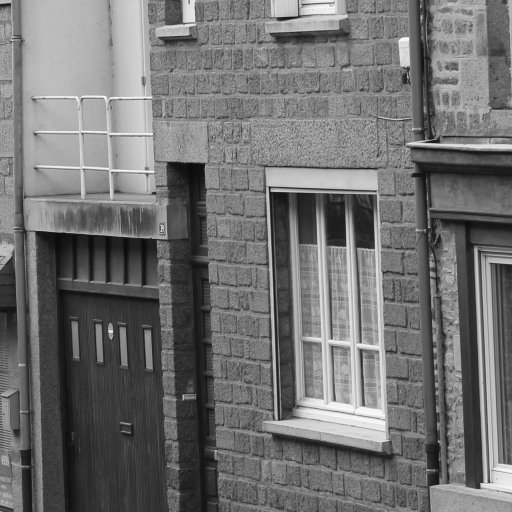
#> input picture notebooks/houses-512.png, 512 x 512 px, found by its file name
$ python gapfill_wt_test.py
#> lines starting #> are read from the running program, lines starting #| are printed output that depends on the picture; after the words box and inside, x2 and y2 are one past the last pixel; in counts of white or black regions, pixels touching at a corner belong together
### gridtools/wavelet97lift2d_nan.py
# from http://www.olhovsky.com/content/wavelet/2dwavelet97lift.py


'''
2D CDF 9/7 Wavelet Forward and Inverse Transform (lifting implementation)

This code is provided "as is" and is given for educational purposes.
2008 - Kris Olhovsky - code.inquiries@olhovsky.com
'''

from PIL import Image  # Part of the standard Python Library

# 9/7 Coefficients:
WT97_A1 = -1.586134342
WT97_A2 = -0.05298011854
WT97_A3 = 0.8829110762
WT97_A4 = 0.4435068522

# Scale coeff:
WT97_K1 = 0.81289306611596146  # 1/1.230174104914
WT97_K2 = 0.61508705245700002  # 1.230174104914/2


def fwt97_2d(m, nlevels=1):
    """
    Perform the CDF 9/7 transform on a 2D matrix signal m.
    nlevel is the desired number of times to recursively transform the
    signal.
    """

    w = m.shape[-1]
    h = m.shape[-2]
    for i in range(nlevels):
        m = fwt97(m, w, h)  # cols
        m = fwt97(m, w, h)  # rows
        w //= 2
        h //= 2

    return m


def iwt97_2d(m, nlevels=1):
    """
    Inverse CDF 9/7 transform on a 2D matrix signal m.
    nlevels must be the same as the nlevels used to perform the fwt.
    """

    w = m.shape[-1]
    h = m.shape[-2]

    # Find starting size of m:
    for i in range(nlevels - 1):
        h //= 2
        w //= 2

    for i in range(nlevels):
        m = iwt97(m, w, h)  # rows
        m = iwt97(m, w, h)  # cols
        h *= 2
        w *= 2

    return m


def fwt97(s, width, height):
    """
    Forward Cohen-Daubechies-Feauveau 9 tap / 7 tap wavelet transform
    performed on all columns of the 2D n*n matrix signal s via lifting.
    The returned result is s, the modified input matrix.
    The highpass and lowpass results are stored on the left half and right
    half of s respectively, after the matrix is transposed.
    """

    for col in range(width):  # Do the 1D transform on all cols:
        ''' Core 1D lifting process in this loop. '''
        ''' Lifting is done on the cols. '''

        # Predict 1. y1
        for row in range(1, height - 1, 2):
            v1 = s[row - 1, col]
            v2 = s[row + 1, col]
            vsum = v1 + v2
            if np.isnan(vsum):
                if np.isnan(v1) and np.isnan(v2):
                    vsum = 0
                elif np.isnan(v1):
                    vsum = 2 * v2
                else:
                    vsum = 2 * v1
            s[row, col] += WT97_A1 * vsum
        vsum = 2 * s[height - 2, col]
        if np.isnan(vsum):
            vsum = 0
        s[height - 1, col] += WT97_A1 * vsum  # Symmetric extension

        # Update 1. y0
        for row in range(2, height, 2):
            v1 = s[row - 1, col]
            v2 = s[row + 1, col]
            vsum = v1 + v2
            if np.isnan(vsum):
                if np.isnan(v1) and np.isnan(v2):
                    vsum = 0
                elif np.isnan(v1):
                    vsum = 2 * v2
                else:
                    vsum = 2 * v1
            s[row, col] += WT97_A2 * vsum
        vsum = 2 * s[1, col]
        if np.isnan(vsum):
            vsum = 0
        s[0, col] += WT97_A2 * vsum  # Symmetric extension

        # Predict 2.
        for row in range(1, height - 1, 2):
            v1 = s[row - 1, col]
            v2 = s[row + 1, col]
            vsum = v1 + v2
            if np.isnan(vsum):
                if np.isnan(v1) and np.isnan(v2):
                    vsum = 0
                elif np.isnan(v1):
                    vsum = 2 * v2
                else:
                    vsum = 2 * v1
            s[row, col] += WT97_A3 * vsum
        vsum = 2 * s[height - 2, col]
        if np.isnan(vsum):
            vsum = 0
        s[height - 1, col] += WT97_A3 * vsum

        # Update 2.
        for row in range(2, height, 2):
            v1 = s[row - 1, col]
            v2 = s[row + 1, col]
            vsum = v1 + v2
            if np.isnan(vsum):
                if np.isnan(v1) and np.isnan(v2):
                    vsum = 0
                elif np.isnan(v1):
                    vsum = 2 * v2
                else:
                    vsum = 2 * v1
            s[row, col] += WT97_A4 * vsum
        vsum = 2 * s[1, col]
        if np.isnan(vsum):
            vsum = 0
        s[0, col] += WT97_A4 * vsum

    # de-interleave
    temp_bank = np.zeros((height, width), dtype=np.float64)
    for row in range(height):
        for col in range(width):
            # WT97_K1 and k2 scale the vals
            # simultaneously transpose the matrix when deinterleaving
            if row % 2 == 0:  # even
                temp_bank[col, row // 2] = WT97_K1 * s[row, col]
            else:  # odd
                temp_bank[col, row // 2 + height // 2] = WT97_K2 * s[row, col]

    # write temp_bank to s:
    for row in range(width):
        for col in range(height):
            s[row, col] = temp_bank[row, col]

    return s


def iwt97(s, width, height):
    """
    Inverse CDF 9/7.
    """

    # 9/7 inverse coefficients:
    a1_inv = -WT97_A1
    a2_inv = -WT97_A2
    a3_inv = -WT97_A3
    a4_inv = -WT97_A4

    # Inverse scale coeffs:
    k1_inv = 1. / WT97_K1
    k2_inv = 1. / WT97_K2

    # Interleave:
    temp_bank = np.zeros((height, width), dtype=np.float64)
    for col in range(width // 2):
        for row in range(height):
            # k1 and k2 scale the vals
            # simultaneously transpose the matrix when interleaving
            temp_bank[col * 2, row] = k1_inv * s[row, col]
            temp_bank[col * 2 + 1, row] = k2_inv * s[row, col + width // 2]

    # write temp_bank to s:
    for row in range(width):
        for col in range(height):
            s[row, col] = temp_bank[row, col]

    for col in range(width):  # Do the 1D transform on all cols:
        ''' Perform the inverse 1D transform. '''

        # Inverse update 2.
        for row in range(2, height, 2):
            s[row, col] += a4_inv * (s[row - 1, col] + s[row + 1, col])
        s[0, col] += 2 * a4_inv * s[1, col]

        # Inverse predict 2.
        for row in range(1, height - 1, 2):
            s[row, col] += a3_inv * (s[row - 1, col] + s[row + 1, col])
        s[height - 1, col] += 2 * a3_inv * s[height - 2, col]

        # Inverse update 1.
        for row in range(2, height, 2):
            s[row, col] += a2_inv * (s[row - 1, col] + s[row + 1, col])
        s[0, col] += 2 * a2_inv * s[1, col]  # Symmetric extension

        # Inverse predict 1.
        for row in range(1, height - 1, 2):
            s[row, col] += a1_inv * (s[row - 1, col] + s[row + 1, col])
        s[height - 1, col] += 2 * a1_inv * s[height - 2, col]  # Symmetric extension

    return s


def array_to_image(m):
    return Image.fromarray(np.uint8(np.array(m)))


import numpy as np

# [22 lines that do not run on import are left out]

### test/gapfill_wt_test.py
import numpy as np
from PIL import Image

import gridtools.wavelet97lift2d_nan as wt


def array_to_image(m):
    return Image.fromarray(np.uint8(np.array(m)))


def _erase_circle(im, cx, cy, cr):
    for y in range(m.shape[-2]):
        for x in range(m.shape[-1]):
            dx = (x - cx)
            dy = (y - cy)
            if dx * dx + dy * dy < cr * cr:
                im[y, x] = np.nan


def _erase_rect(im, rx, ry, rw, rh):
    for y in range(m.shape[-2]):
        for x in range(m.shape[-1]):
            if rx <= x <= rx + rw and ry <= y <= ry + rh:
                im[y, x] = np.nan


if __name__ == "__main__":
    # Load image.
    im = Image.open("notebooks/houses-512.png")  # Must be a single band image! (grey)
#> im is the input picture: PIL image 512x512 P; min 10, max 251, mean 113.2

    # Create an image buffer object for fast access.
    pix = im.load()

    # Convert the 2d image to a 1d sequence:
    m = np.float64(np.array(im.getdata(band=0)).reshape((im.height, im.width)))

    _erase_circle(m, 100, 100, 30)
    _erase_rect(m, 200, 300, 200, 50)
#> after the loop in _erase_rect, `for y in range(m.shape[-2]):`:
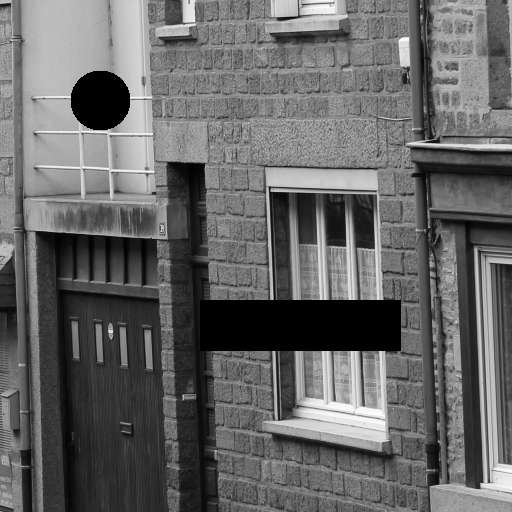
#> im: shape (512, 512) float64; 4.98% of the values are NaN or infinite; the others: min 0, max 241, mean 101.9; drawn with min black, max white, NaN and infinite black

    im = array_to_image(m)
    im.save("test1_512_holes.png")

    LEVELS = 4

    # Perform a forward CDF 9/7 transform on the image:
    m = wt.fwt97_2d(m, LEVELS)
#> after the loop in fwt97_2d, `for i in range(nlevels):`:
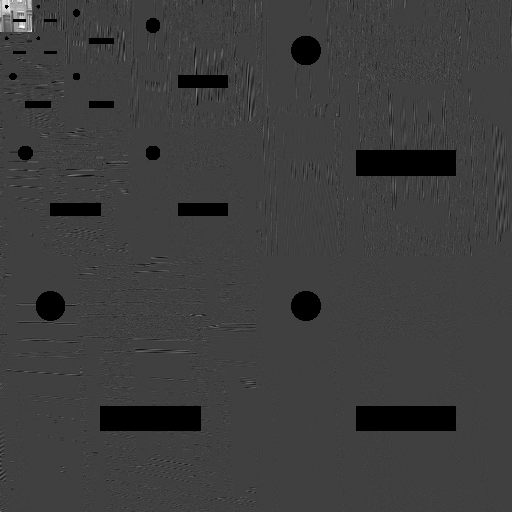
#> m: shape (512, 512) float64; 4.98% of the values are NaN or infinite; the others: min -72.28, max 214.4, mean 0.397; drawn with min black, max white, NaN and infinite black
#> after the loop in fwt97_2d, `for i in range(nlevels):`: h = 32
    print(m.min(), m.max())
#| nan nan

    # Save the transformed image.
    #im = array_to_image(255 * (m - m.min()) / (m.max() - m.min()))
    im = array_to_image(m)
#> in array_to_image (call 2), `return Image.fromarray(np.uint8(np.array(m)))`:
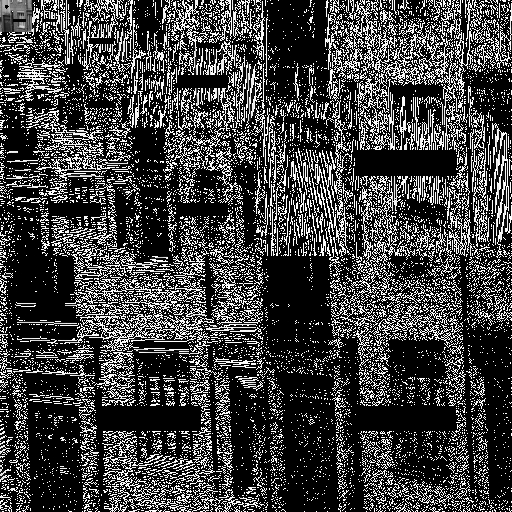
#> returned value: PIL image 512x512 L; min 0, max 255, mean 64.6
    im.save("test1_512_fwt.png")

    # Perform an inverse transform:
    m = wt.iwt97_2d(m, LEVELS)
#> the loop in iwt97_2d, `for i in range(nlevels):` made 4 passes
#> pass 1, in iwt97_2d, `m = iwt97(m, w, h)`:
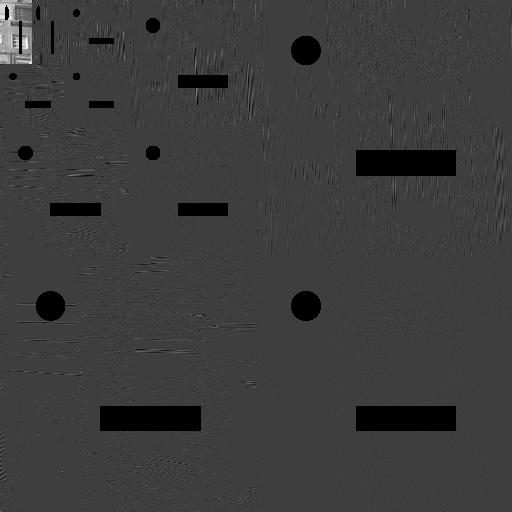
#> m: shape (512, 512) float64; 6.47% of pixels changed, all inside (x1, y1, x2, y2) = (0, 0, 456, 431); drawn with min black, max white, NaN and infinite black
#> pass 1, in iwt97_2d, `m = iwt97(m, w, h)`:
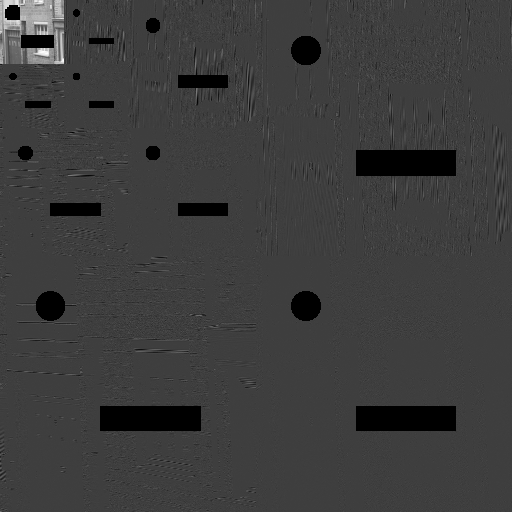
#> m: shape (512, 512) float64; 6.47% of pixels changed, all inside (x1, y1, x2, y2) = (0, 0, 456, 431); drawn with min black, max white, NaN and infinite black
#> pass 2, in iwt97_2d, `m = iwt97(m, w, h)`:
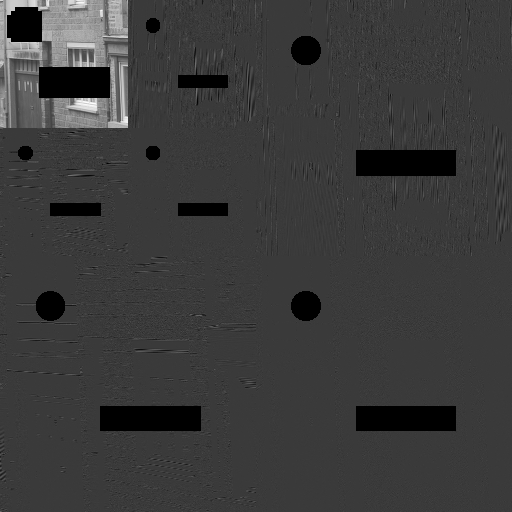
#> m: shape (512, 512) float64; 5.94% of the values are NaN or infinite; the others: min -72.28, max 242.4, mean 5.18; drawn with min black, max white, NaN and infinite black
#> after the loop in iwt97_2d, `for i in range(nlevels):`:
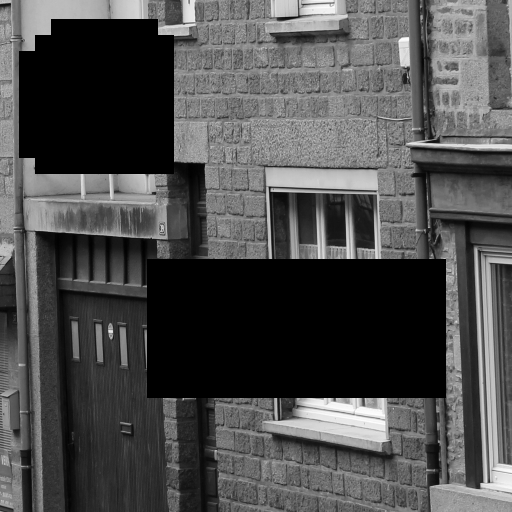
#> m: shape (512, 512) float64; 24.53% of the values are NaN or infinite; the others: min 2.3e-15, max 241, mean 96.74; drawn with min black, max white, NaN and infinite black
#> after the loop in iwt97_2d, `for i in range(nlevels):`: h = 1024
    print(m.min(), m.max())
#| nan nan

    # Save the inverse transformation.
    im = array_to_image(m)
    im.save("test1_512_iwt.png")
